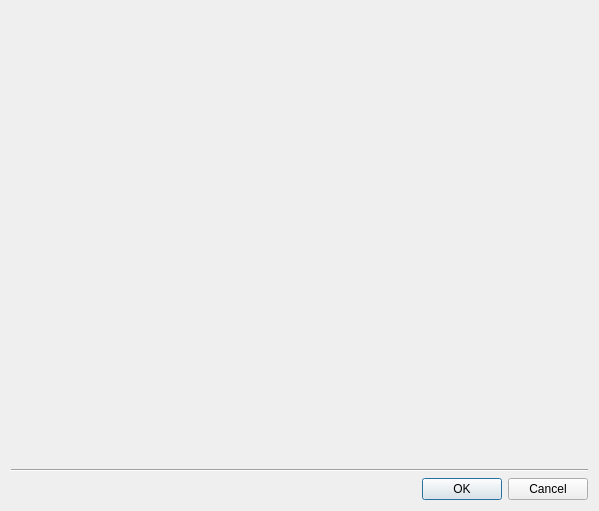
<?xml version="1.0" encoding="UTF-8"?>
<ui version="4.0">
 <class>MediaFileSettingsDialog</class>
 <widget class="QDialog" name="MediaFileSettingsDialog">
  <property name="geometry">
   <rect>
    <x>0</x>
    <y>0</y>
    <width>599</width>
    <height>511</height>
   </rect>
  </property>
  <property name="windowTitle">
   <string>File Settings</string>
  </property>
  <layout class="QVBoxLayout" name="verticalLayout_4">
   <item>
    <widget class="nx::vms::client::desktop::FisheyeSettingsWidget" name="fisheyeWidget" native="true"/>
   </item>
   <item>
    <widget class="Line" name="line">
     <property name="orientation">
      <enum>Qt::Horizontal</enum>
     </property>
    </widget>
   </item>
   <item>
    <widget class="QDialogButtonBox" name="buttonBox">
     <property name="orientation">
      <enum>Qt::Horizontal</enum>
     </property>
     <property name="standardButtons">
      <set>QDialogButtonBox::Cancel|QDialogButtonBox::Ok</set>
     </property>
    </widget>
   </item>
  </layout>
 </widget>
 <customwidgets>
  <customwidget>
   <class>nx::vms::client::desktop::FisheyeSettingsWidget</class>
   <extends>QWidget</extends>
   <header location="global">nx/vms/client/desktop/resource_properties/fisheye/fisheye_settings_widget.h</header>
   <container>1</container>
  </customwidget>
 </customwidgets>
 <resources/>
 <connections/>
</ui>
